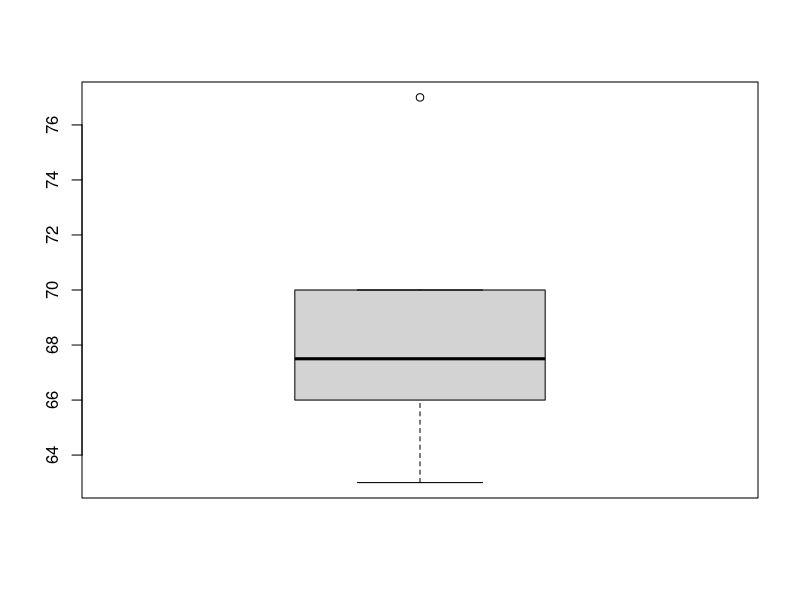

Generate this figure with R:
## ---- chunk 1

#---------- RSTUDIO STARTER V 2.0  --------------#
#                    -Prepared with care by  AM ;D
                
                                                                          
knitr::opts_chunk$set(echo = TRUE, 
                      message = FALSE, 
                      warning = FALSE)      
library(tidyverse)                
library(ggthemes)                    

theme_set(theme_tufte() +                                     
  theme(text=element_text(family="sans")))  

#------------------------------------------------#
## ---- chunk 2
table(mpg$year, mpg$drv) %>% addmargins()
## ---- chunk 3
1 - (5/6)^15
## ---- chunk 4
(5/6)^15
## ---- chunk 5
.0095 + .1188
## ---- chunk 6
(.0095)/.1283
## ---- chunk 7
.55*.85+.3*.7+.15*.95
## ---- chunk 8
.3*.7/.82
## ---- chunk 9
table(mpg$year, mpg$drv)
## ---- chunk 10
.99*.12
## ---- chunk 11
.99*.88

## ---- chunk 12
64-2*2.4
## ---- chunk 13
64+3*2.4
## ---- chunk 14
h <- c(63, 64, 66, 67, 67, 68, 69, 70, 70, 77)
boxplot(h)
## ---- chunk 15
.78*124/1.1
## ---- chunk 16
1600 - 87.92*17
## ---- chunk 17
95+2.35
## ---- chunk 18
68+13.5
## ---- chunk 19
68+2.35+13.5
## ---- chunk 20
.13/.24
## ---- chunk 21
.24*.2
## ---- chunk 22
.13*.24
## ---- chunk 23
1-.8907
## ---- chunk 24
1 - .0057
## ---- chunk 25
.9991 - .7389
## ---- chunk 26
.9773 - .0228
## ---- chunk 27
(70-64)/2.4
## ---- chunk 28
(65 -64)/2.4
## ---- chunk 29
(60-64)/2.4
## ---- chunk 30
.6628 - .0475
## ---- chunk 31
(75 - 64)/2.4
## ---- chunk 32
1.28*15 + 100
## ---- chunk 33
(-.67)*15+100
## ---- chunk 34
-.67*2.7+69
## ---- chunk 35
.67*2.7+69
## ---- chunk 36
70.8-67.2
## ---- chunk 37
-1.645*15 + 100
## ---- chunk 38
1.645*15 + 100
## ---- chunk 39
124.7-75.3
